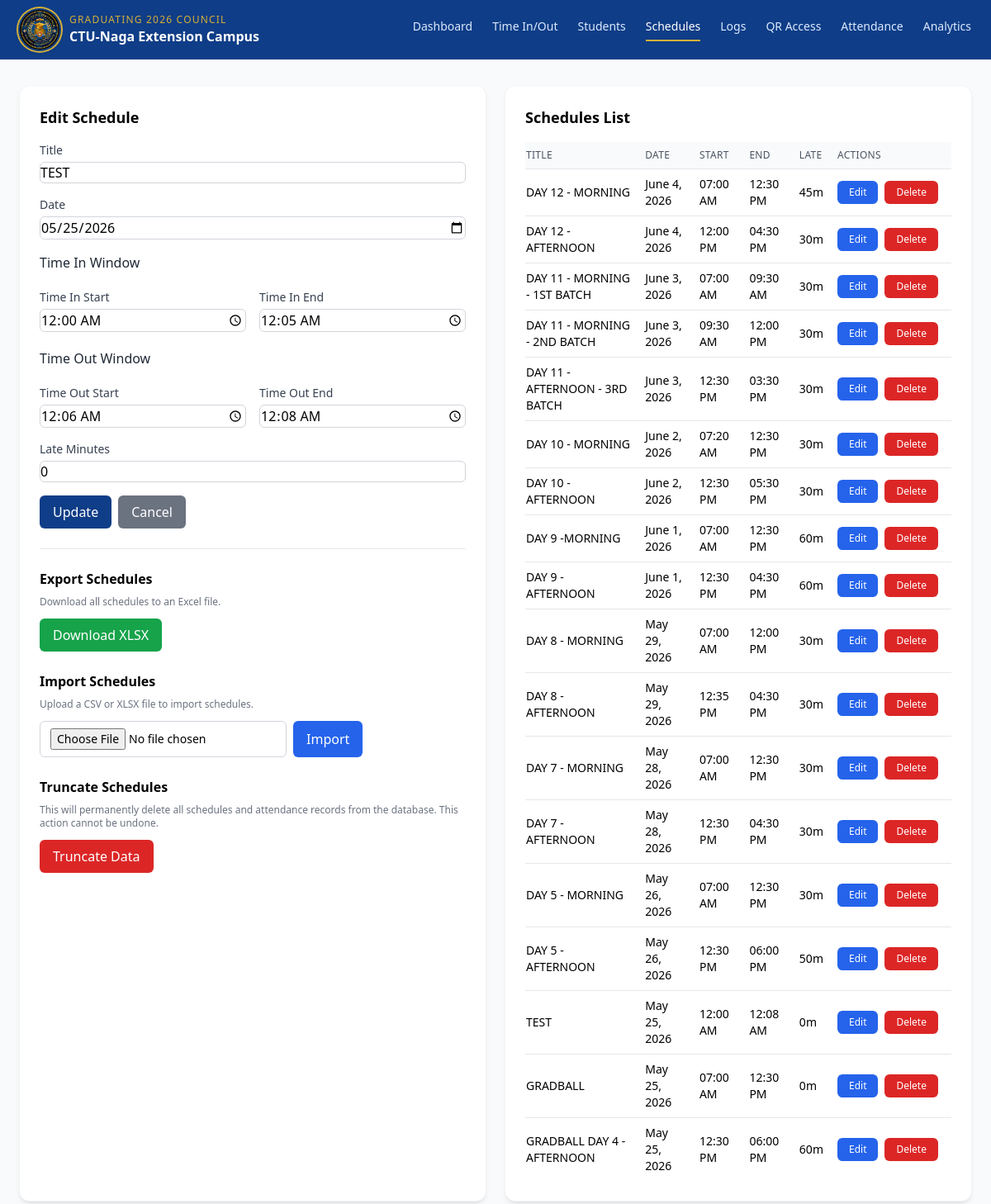
Screenshot of /schedules.php?edit_id=1 with the database file from the repository.
### tables this page shows
CREATE TABLE `schedules` (
  `id` int(11) NOT NULL AUTO_INCREMENT,
  `title` varchar(100) NOT NULL,
  `schedule_date` date NOT NULL,
  `start_time` time NOT NULL,
  `end_time` time NOT NULL,
  `late_minutes` int(11) NOT NULL DEFAULT 0,
  `created_at` timestamp NOT NULL DEFAULT current_timestamp(),
  `time_in_start` time DEFAULT NULL,
  `time_in_end` time DEFAULT NULL,
  `time_out_start` time DEFAULT NULL,
  `time_out_end` time DEFAULT NULL,
  PRIMARY KEY (`id`),
  KEY `idx_schedule_date` (`schedule_date`)
);

### includes/functions.php (called while the page is built, shortened)
<?php
function h($s) {
    return htmlspecialchars((string)$s, ENT_QUOTES, 'UTF-8');
}
function is_local_access() {
    $host = $_SERVER['HTTP_HOST'] ?? '';
    $host = strtolower(trim(explode(':', $host)[0]));
    return in_array($host, ['localhost', '127.0.0.1', '::1'], true);
}

### schedules.php (the view, shortened to what this page needs)
<?php
$db = db();
$edit_schedule = null;
if (isset($_GET['edit_id'])) {
    $edit_id = intval($_GET['edit_id']);
    $stmt = $db->prepare('SELECT * FROM schedules WHERE id = ?');
    $stmt->bind_param('i', $edit_id);
    $stmt->execute();
    $edit_schedule = $stmt->get_result()->fetch_assoc();
}
$schedules = [];
$res = $db->query('SELECT * FROM schedules ORDER BY schedule_date DESC, start_time ASC');
while ($row = $res->fetch_assoc()) { $schedules[] = $row; }
?>
<!DOCTYPE html>
<html lang="en">
<head>
  <script src="https://cdn.tailwindcss.com"></script>
  <link rel="stylesheet" href="assets/css/responsive.css">
</head>
<body class="bg-gray-50 min-h-screen antialiased">
  <header class="sticky top-0 bg-[#0F3D87] text-white shadow-sm z-20 relative">
    <div class="max-w-7xl mx-auto px-4 sm:px-6 py-3 flex items-center justify-between relative">
      <div class="flex items-center gap-2 sm:gap-3 min-w-0">
        <img src="assets/logo.jpg" alt="Graduating Council Logo" class="h-10 w-10 sm:h-12 sm:w-12 rounded-full ring-2 ring-[#D4AF37] ring-offset-2 ring-offset-[#0F3D87] shadow-md object-cover flex-shrink-0" onerror="this.style.display='none'">
        <div class="leading-tight min-w-0">
          <div class="text-[9px] sm:text-[10px] md:text-xs uppercase tracking-widest text-[#D4AF37] truncate">Graduating 2026 Council</div>
          <div class="text-xs sm:text-sm md:text-base font-semibold truncate">CTU-Naga Extension Campus</div>
        </div>
      </div>
      <nav class="nav-desktop hidden md:flex items-center gap-4 lg:gap-6 text-sm">
        <?php if (is_local_access()): ?><a href="dashboard.php" class="pb-1.5 border-b-2 transition-colors whitespace-nowrap <?php echo basename($_SERVER['PHP_SELF'])==='dashboard.php' ? 'border-[#D4AF37] text-white' : 'border-transparent text-blue-100 hover:text-white'; ?>">Dashboard</a><?php endif; ?>
        <a href="index.php" class="pb-1.5 border-b-2 transition-colors whitespace-nowrap <?php echo basename($_SERVER['PHP_SELF'])==='index.php' ? 'border-[#D4AF37] text-white' : 'border-transparent text-blue-100 hover:text-white'; ?>">Time In/Out</a>
        <a href="students.php" class="pb-1.5 border-b-2 transition-colors whitespace-nowrap <?php echo basename($_SERVER['PHP_SELF'])==='students.php' ? 'border-[#D4AF37] text-white' : 'border-transparent text-blue-100 hover:text-white'; ?>">Students</a>
        <?php if (is_local_access()): ?><a href="schedules.php" class="pb-1.5 border-b-2 transition-colors whitespace-nowrap <?php echo basename($_SERVER['PHP_SELF'])==='schedules.php' ? 'border-[#D4AF37] text-white' : 'border-transparent text-blue-100 hover:text-white'; ?>">Schedules</a><a href="logs.php" class="pb-1.5 border-b-2 transition-colors whitespace-nowrap <?php echo basename($_SERVER['PHP_SELF'])==='logs.php' ? 'border-[#D4AF37] text-white' : 'border-transparent text-blue-100 hover:text-white'; ?>">Logs</a><a href="qr.php" class="pb-1.5 border-b-2 transition-colors whitespace-nowrap <?php echo basename($_SERVER['PHP_SELF'])==='qr.php' ? 'border-[#D4AF37] text-white' : 'border-transparent text-blue-100 hover:text-white'; ?>">QR Access</a><?php endif; ?>
        <a href="attendance.php" class="pb-1.5 border-b-2 transition-colors whitespace-nowrap <?php echo basename($_SERVER['PHP_SELF'])==='attendance.php' ? 'border-[#D4AF37] text-white' : 'border-transparent text-blue-100 hover:text-white'; ?>">Attendance</a><a href="analytics.php" class="pb-1.5 border-b-2 transition-colors whitespace-nowrap <?php echo basename($_SERVER['PHP_SELF'])==='analytics.php' ? 'border-[#D4AF37] text-white' : 'border-transparent text-blue-100 hover:text-white'; ?>">Analytics</a>
      </nav>
    </div>
  </header>
  <main class="max-w-7xl mx-auto px-4 sm:px-6 py-6 sm:py-8 grid md:grid-cols-2 gap-4 sm:gap-6">
    <div class="bg-white shadow-md ring-1 ring-gray-100 rounded-xl p-4 sm:p-6">
      <h2 class="text-lg font-semibold mb-4"><?php echo $edit_schedule ? 'Edit Schedule' : 'Create Schedule'; ?></h2>
      <form method="post" class="space-y-4">
        <div>
          <label class="block text-sm font-medium text-gray-700">Title</label>
          <input name="title" type="text" required class="mt-1 w-full rounded-md border border-gray-300 focus:ring-[#0F3D87] focus:border-[#0F3D87]" value="<?php echo $edit_schedule ? h($edit_schedule['title']) : ''; ?>" />
        </div>
        <div>
          <label class="block text-sm font-medium text-gray-700">Date</label>
          <input name="schedule_date" type="date" required class="mt-1 w-full rounded-md border border-gray-300 focus:ring-[#0F3D87] focus:border-[#0F3D87]" value="<?php echo $edit_schedule ? h($edit_schedule['schedule_date']) : ''; ?>" />
        </div>
        <div class="grid grid-cols-1 sm:grid-cols-2 gap-x-4 gap-y-5">
          <div class="sm:col-span-2 font-medium text-gray-800">Time In Window</div>
          <div>
            <label class="block text-sm font-medium text-gray-700">Time In Start</label>
            <input name="time_in_start" type="time" required class="mt-1 w-full rounded-md border border-gray-300 focus:ring-[#0F3D87] focus:border-[#0F3D87]" value="<?php echo $edit_schedule ? h($edit_schedule['time_in_start']) : ''; ?>" />
          </div>
          <div>
            <label class="block text-sm font-medium text-gray-700">Time In End</label>
            <input name="time_in_end" type="time" required class="mt-1 w-full rounded-md border border-gray-300 focus:ring-[#0F3D87] focus:border-[#0F3D87]" value="<?php echo $edit_schedule ? h($edit_schedule['time_in_end']) : ''; ?>" />
          </div>
          <div class="sm:col-span-2 font-medium text-gray-800">Time Out Window</div>
          <div>
            <label class="block text-sm font-medium text-gray-700">Time Out Start</label>
            <input name="time_out_start" type="time" required class="mt-1 w-full rounded-md border border-gray-300 focus:ring-[#0F3D87] focus:border-[#0F3D87]" value="<?php echo $edit_schedule ? h($edit_schedule['time_out_start']) : ''; ?>" />
          </div>
          <div>
            <label class="block text-sm font-medium text-gray-700">Time Out End</label>
            <input name="time_out_end" type="time" required class="mt-1 w-full rounded-md border border-gray-300 focus:ring-[#0F3D87] focus:border-[#0F3D87]" value="<?php echo $edit_schedule ? h($edit_schedule['time_out_end']) : ''; ?>" />
          </div>
        </div>
        <div>
          <label class="block text-sm font-medium text-gray-700">Late Minutes</label>
          <input id="late_minutes_input" name="late_minutes" type="number" min="0" value="<?php echo $edit_schedule ? (int)$edit_schedule['late_minutes'] : '0'; ?>" class="mt-1 w-full rounded-md border border-gray-300 focus:ring-[#0F3D87] focus:border-[#0F3D87]" />
        </div>
        <div class="flex gap-2">
          <button class="inline-flex items-center px-4 py-2 rounded-md bg-[#0F3D87] text-white hover:opacity-95"><?php echo $edit_schedule ? 'Update' : 'Save'; ?></button>
          <?php if ($edit_schedule): ?>
            <a href="schedules.php" class="inline-flex items-center px-4 py-2 rounded-md bg-gray-500 text-white hover:bg-gray-600">Cancel</a>
          <?php endif; ?>
        </div>
      </form>
      <hr class="my-6">
      <div class="space-y-6">
        <div>
          <h4 class="text-base font-semibold mb-2">Export Schedules</h4>
          <p class="text-xs text-gray-500 mb-3">Download all schedules to an Excel file.</p>
          <a href="?export=xlsx" class="inline-flex items-center px-4 py-2 rounded-md bg-green-600 text-white hover:bg-green-700">Download XLSX</a>
        </div>
        <div>
          <h4 class="text-base font-semibold mb-2">Import Schedules</h4>
          <p class="text-xs text-gray-500 mb-3">Upload a CSV or XLSX file to import schedules.</p>
          <form method="post" enctype="multipart/form-data" class="flex gap-2 flex-wrap">
            <input type="file" name="import_file" accept=".csv,.xlsx" required class="text-sm border border-gray-300 rounded-md px-3 py-2" />
            <button type="submit" class="inline-flex items-center px-4 py-2 rounded-md bg-blue-600 text-white hover:bg-blue-700">Import</button>
          </form>
        </div>
        <div>
          <h4 class="text-base font-semibold mb-2">Truncate Schedules</h4>
          <p class="text-xs text-gray-500 mb-3">This will permanently delete all schedules and attendance records from the database. This action cannot be undone.</p>
          <form method="post" onsubmit="return handleTruncate(event);">
            <button type="button" class="inline-flex items-center px-4 py-2 rounded-md bg-red-600 text-white hover:bg-red-700" onclick="handleTruncate(event)">Truncate Data</button>
          </form>
        </div>
      </div>
    </div>
    <div class="bg-white shadow-md ring-1 ring-gray-100 rounded-xl p-4 sm:p-6 overflow-x-auto">
      <h2 class="text-lg font-semibold mb-4">Schedules List</h2>
      <div class="overflow-x-auto -mx-2 sm:mx-0">
      <table class="table-responsive-cards min-w-full text-sm divide-y divide-gray-200">
        <thead>
          <tr class="text-left bg-gray-50 text-gray-600 text-xs uppercase tracking-wide">
            <th class="py-2 pr-4 font-medium">Title</th>
            <th class="py-2 pr-4 font-medium">Date</th>
            <th class="py-2 pr-4 font-medium">Start</th>
            <th class="py-2 pr-4 font-medium">End</th>
            <th class="py-2 pr-4 font-medium">Late</th>
            <th class="py-2 pr-4 font-medium">Actions</th>
           </tr>
        </thead>
        <tbody>
          <?php foreach ($schedules as $s): ?>
            <tr class="border-b last:border-0 hover:bg-gray-50">
              <td class="py-2 pr-4" data-label="Title"><?php echo h($s['title']); ?></td>
              <td class="py-2 pr-4" data-label="Date"><?php echo h($date = date('F j, Y', strtotime($s['schedule_date']))); ?></td>
              <td class="py-2 pr-4" data-label="Start"><?php echo h(date('h:i A', strtotime($s['start_time']))); ?></td>
              <td class="py-2 pr-4" data-label="End"><?php echo h(date('h:i A', strtotime($s['end_time']))); ?></td>
              <td class="py-2 pr-4" data-label="Late"><?php echo (int)$s['late_minutes']; ?>m</td>
              <td class="py-2 pr-4" data-label="Actions">
                <div class="flex gap-2">
                  <a href="?edit_id=<?php echo (int)$s['id']; ?>" class="inline-flex items-center px-3.5 py-2 sm:py-1.5 rounded-md bg-blue-600 text-white hover:bg-blue-700 text-xs font-medium touch-target">Edit</a>
                  <form method="post" onsubmit="return confirm('Delete this schedule?');">
                    <button class="px-3.5 py-2 sm:py-1.5 rounded-md bg-red-600 text-white hover:bg-red-700 text-xs font-medium touch-target">Delete</button>
                  </form>
                </div>
              </td>
            </tr>
          <?php endforeach; ?>
        </tbody>
      </table>
      </div>
    </div>
  </main>
</body>
</html>

### rows the page displays
schedules: title "TEST", schedule_date "05/25/2026", time_in_start "00:00:00", time_in_end "00:05:00", time_out_start "00:06:00", time_out_end "00:08:00", late_minutes "0", schedule_date "May 25, 2026", start_time "12:00 AM", end_time "12:08 AM"
schedules: title "DAY 12 - MORNING", schedule_date "June 4, 2026", start_time "07:00 AM", end_time "12:30 PM", late_minutes "45"
schedules: title "DAY 12 - AFTERNOON", schedule_date "June 4, 2026", start_time "12:00 PM", end_time "04:30 PM", late_minutes "30"
schedules: title "DAY 11 - MORNING - 1ST BATCH", schedule_date "June 3, 2026", start_time "07:00 AM", end_time "09:30 AM", late_minutes "30"
schedules: title "DAY 11 - MORNING - 2ND BATCH", schedule_date "June 3, 2026", start_time "09:30 AM", end_time "12:00 PM", late_minutes "30"
schedules: title "DAY 11 - AFTERNOON - 3RD BATCH", schedule_date "June 3, 2026", start_time "12:30 PM", end_time "03:30 PM", late_minutes "30"
schedules: title "DAY 10 - MORNING", schedule_date "June 2, 2026", start_time "07:20 AM", end_time "12:30 PM", late_minutes "30"
schedules: title "DAY 10 - AFTERNOON", schedule_date "June 2, 2026", start_time "12:30 PM", end_time "05:30 PM", late_minutes "30"
schedules: title "DAY 9 -MORNING", schedule_date "June 1, 2026", start_time "07:00 AM", end_time "12:30 PM", late_minutes "60"
schedules: title "DAY 9 - AFTERNOON", schedule_date "June 1, 2026", start_time "12:30 PM", end_time "04:30 PM", late_minutes "60"
schedules: title "DAY 8 - MORNING", schedule_date "May 29, 2026", start_time "07:00 AM", end_time "12:00 PM", late_minutes "30"
schedules: title "DAY 8 - AFTERNOON", schedule_date "May 29, 2026", start_time "12:35 PM", end_time "04:30 PM", late_minutes "30"
schedules: title "DAY 7 - MORNING", schedule_date "May 28, 2026", start_time "07:00 AM", end_time "12:30 PM", late_minutes "30"
schedules: title "DAY 7 - AFTERNOON", schedule_date "May 28, 2026", start_time "12:30 PM", end_time "04:30 PM", late_minutes "30"
schedules: title "DAY 5 - MORNING", schedule_date "May 26, 2026", start_time "07:00 AM", end_time "12:30 PM", late_minutes "30"
schedules: title "DAY 5 - AFTERNOON", schedule_date "May 26, 2026", start_time "12:30 PM", end_time "06:00 PM", late_minutes "50"
schedules: title "GRADBALL", schedule_date "May 25, 2026", start_time "07:00 AM", end_time "12:30 PM", late_minutes "0"
schedules: title "GRADBALL DAY 4 - AFTERNOON", schedule_date "May 25, 2026", start_time "12:30 PM", end_time "06:00 PM", late_minutes "60"
